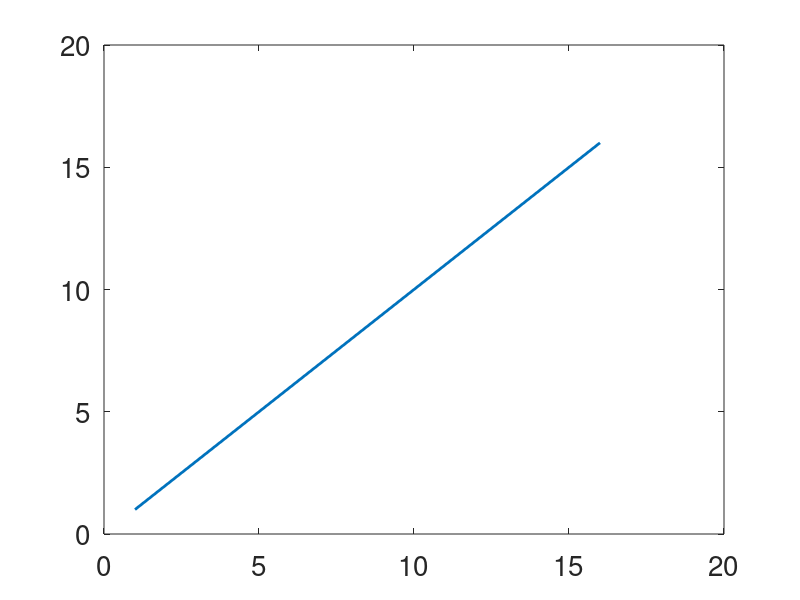

Write MATLAB code to recreate this figure. (Note: this script raises an error after producing the figure.)
%uplaod data drom drop from c++

clear variables
close all

set(0,'defaultaxesfontsize',20,'defaultaxeslinewidth',.7,'defaultlinelinewidth',2,'defaultpatchlinewidth',.7);

%physical variables
Ca = '0.050000';
lambda = '1.000000';

%options
plotShape = 0;
plotCurv = 0;

%ID
D = '0.020000';
MANYelem = 500;
totLoop = '50';
RK = '2';
%CPUs = [1 2 3 4 6 8 10 12 14 16];
CPUs = [1 4 8 12 16];
checkpoint = 10;

figure(2)
plot([1 CPUs(end)],[1 CPUs(end)])
hold on

ManyArea = zeros(numel(CPUs),str2double(totLoop)/checkpoint);
ManyV = zeros(numel(CPUs),str2double(totLoop)/checkpoint);
SimulationTime = zeros(1,numel(CPUs));

%path
here = pwd;
path = '~/Documents/C++/drop_extensionalMPI/results/';

for l = 1:numel(MANYelem)
    
    elem = MANYelem(l);
    elem = num2str(elem);

for i = 1:numel(CPUs)
    
    dt = '0.010000';
    
    results = [path 'Ca=' Ca '_lambda=' lambda '_delta=' D '_elem=' elem '_dt=' dt '_loop=' totLoop '_RK=' RK '_CPUs=' num2str(CPUs(i)) ''];
    %load options
    %A = importdata([results '/ParametersOptions.txt']);
    %checkpoint = A.data(8);
    loop = str2double(totLoop)/checkpoint;
    step = 1;

    display([num2str(i) ' of ' num2str(numel(CPUs))])
    
    cd(results)
    dt = str2double(dt);
    
    for k = 1:loop
        
        %display([num2str(k) ' of ' num2str(loop)])

        name = ['drop' num2str(k-1) '.txt'];

        A = importdata(name);

        x = A.data(:,1); y = A.data(:,2);

        %compute center of mass
        xcm = center_mass(x,y);

        %compute and save area
        ManyArea(i,k) = surf_gauss_vect(x',y');

        %compute and save volume
        ManyV(i,k) = axis_int_gauss_vect(x',y');
        
    end
    
    %get time
    name = ['time' num2str(k-1) '.txt'];
    A = importdata(name);
    SimulationTime(i) = A.data(1,1);
    
    %plot area variation norm and volume error
    R = nthroot(ManyV(i,1)/4/pi*3,3);
    A0 = 4*pi*R^2;
    myNorm = sqrt((ManyArea(i,:)-A0)/(ManyArea(i,1)-A0));
    figure(1)
    subplot(2,1,1)
    plot(0:dt:dt*(numel(myNorm)-1),myNorm)
    grid on
    ylabel('||A||')
    xlabel('t')
    hold on

    errV = (ManyV(i,:)-ManyV(1,1))/ManyV(i,1);
    subplot(2,1,2)
    plot(0:dt:dt*(numel(myNorm)-1),errV)
    grid on
    ylabel('err_V')
    xlabel('t')
    hold on
   
end

%compute speed up from simualtion time
SpeedUp = SimulationTime(1)./SimulationTime;

figure(2)
grid on
plot(CPUs,SpeedUp,'o-')
xlabel('CPUs')
ylabel('Speed Up')
legend('ideal','real','Location','Best')
title(['PETSc ' totLoop ' loop ' elem ' elements'])

cd(here)

end









